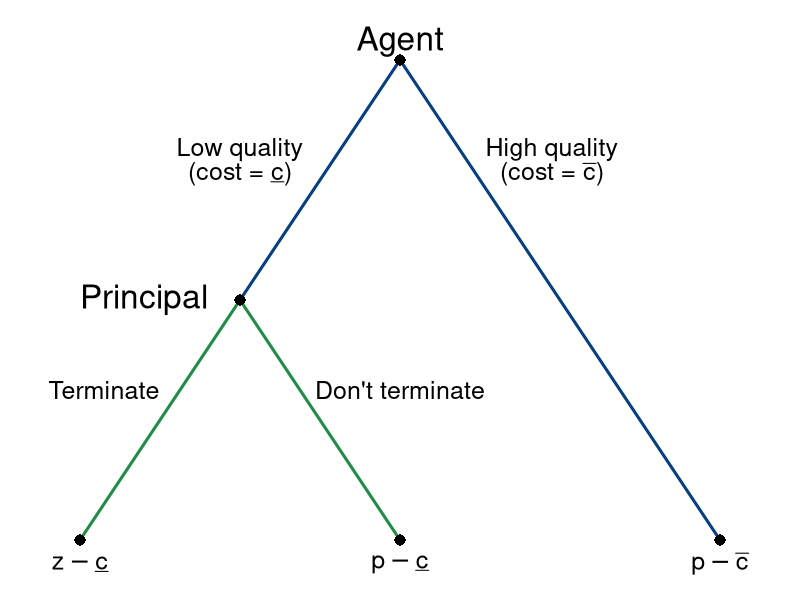

Reproduce this figure in R.
require(shape)
pdf(file = "information_power/info_gametree.pdf", width = 9, height = 7)

#Set parameters for graphics
axislabelsize <- 1.5
labelsize <- 2
actionlabelsize <- 1.5
graphlinewidth <- 3
segmentlinewidth <- 2
nodesize <- 1.5
fadelevel <- 1

COL <- c("#7fc97f", "#beaed4", "#fdc086", "#ffff99", "#386cb0", "#f0027f", "#bf5b17", "#666666")
COLA <- c("#99d8c9","#66c2a4","#41ae76", "#238b45", "#005824")
COLB <- c("#4eb3d3", "#2b8cbe", "#0868ac","#084081")

par(mar =  c(0, 0, 0, 0))

xlims <- c(0, 10)
ylims <- c(0, 10)

npts <- 501 
x <- seq(xlims[1], xlims[2], length.out = npts)
y <- seq(ylims[1], ylims[2], length.out = npts) 

plot(0, 0, xlim = xlims, ylim = ylims, type = "n",
     xlab = expression(paste("")),
     ylab = expression(paste("")), 
     xaxt = "n", 
     yaxt = "n", 
     cex.lab = axislabelsize, 
     bty = "n",
     xaxs = "i", 
     yaxs  ="i")

ticksy <- seq(from = 0, to = ylims[2], by = 2)
ylabels <- seq(from = 0, to = ylims[2], by = 2)
ticksx <- seq(from = 0, to = xlims[2], by = 2)
xlabels <- seq(from = 0, to = xlims[2], by = 2)

# Agent
segments(5, 9, 3, 5, col = COLB[4], lty = 1, lwd = 3)
segments(5, 9, 9, 1, lty = 1, col = COLB[4], lwd = graphlinewidth)


# Principal
segments(3, 5, 1, 1, lty = 1, col = COLA[4], lwd = graphlinewidth)
segments(3, 5, 5, 1, lty = 1, col = COLA[4], lwd = graphlinewidth)

#Initial node
points(5, 9, pch = 16, cex = nodesize)

#P1 Nodes
points(3, 5, pch = 16, cex = nodesize)

#P2 Terminal Nodes
points(1, 1, pch = 16, cex = nodesize)
points(5, 1, pch = 16, cex = nodesize)
points(9, 1, pch = 16, cex = nodesize)

text(5, 9.3, expression(paste("Agent")), cex = labelsize)
text(3, 7.5, expression(paste("Low quality")), cex = actionlabelsize)
text(3, 7.1, expression(paste("(cost = ", underline(c), ")")), cex = actionlabelsize)
text(6.9, 7.5, expression(paste("High quality")), cex = actionlabelsize)
text(6.9, 7.1, expression(paste("(cost = ", bar(c), ")")), cex = actionlabelsize)


text(1.8, 5, expression(paste("Principal")), cex = labelsize)
text(1.3, 3.5, expression(paste("Terminate")), cex = actionlabelsize)
text(5, 3.5, expression(paste("Don't terminate")), cex = actionlabelsize)

#Payoffs 
text(1, .6, expression(z - underline(c)), cex = actionlabelsize)
text(5, .6, expression(p - underline(c)), cex = actionlabelsize)
text(9, .6, expression(p - bar(c)), cex = actionlabelsize)



dev.off()
